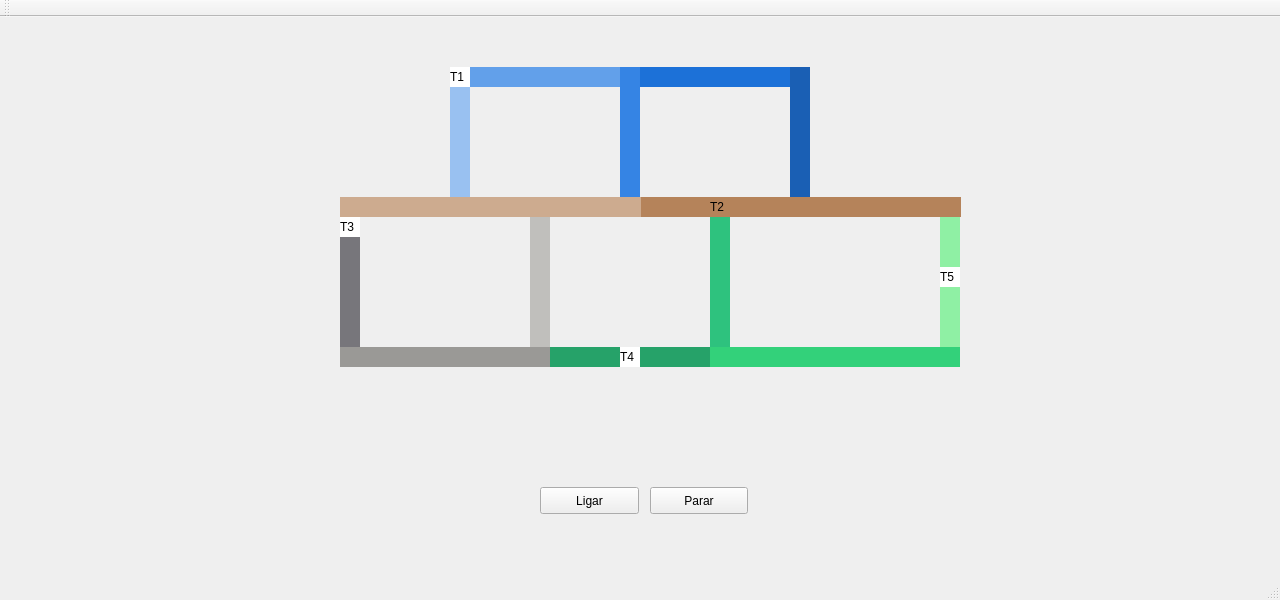
<?xml version="1.0" encoding="UTF-8"?>
<ui version="4.0">
 <class>MainWindow</class>
 <widget class="QMainWindow" name="MainWindow">
  <property name="geometry">
   <rect>
    <x>0</x>
    <y>0</y>
    <width>1280</width>
    <height>600</height>
   </rect>
  </property>
  <property name="windowTitle">
   <string>MainWindow</string>
  </property>
  <widget class="QWidget" name="centralWidget">
   <widget class="QLabel" name="label_trem1">
    <property name="geometry">
     <rect>
      <x>450</x>
      <y>50</y>
      <width>20</width>
      <height>20</height>
     </rect>
    </property>
    <property name="styleSheet">
     <string notr="true">QLabel { background: rgb(255, 255, 255)}</string>
    </property>
    <property name="text">
     <string>T1</string>
    </property>
   </widget>
   <widget class="QLabel" name="label_trilho2">
    <property name="geometry">
     <rect>
      <x>470</x>
      <y>50</y>
      <width>150</width>
      <height>20</height>
     </rect>
    </property>
    <property name="styleSheet">
     <string notr="true">QLabel { background: rgb(98, 160, 234)}</string>
    </property>
    <property name="text">
     <string/>
    </property>
   </widget>
   <widget class="QLabel" name="label_trilho1">
    <property name="geometry">
     <rect>
      <x>450</x>
      <y>50</y>
      <width>20</width>
      <height>130</height>
     </rect>
    </property>
    <property name="autoFillBackground">
     <bool>false</bool>
    </property>
    <property name="styleSheet">
     <string notr="true">QLabel { background: rgb(153, 193, 241)}</string>
    </property>
    <property name="text">
     <string/>
    </property>
    <property name="wordWrap">
     <bool>false</bool>
    </property>
   </widget>
   <widget class="QPushButton" name="pushButton_ligar">
    <property name="geometry">
     <rect>
      <x>540</x>
      <y>470</y>
      <width>99</width>
      <height>27</height>
     </rect>
    </property>
    <property name="text">
     <string>Ligar</string>
    </property>
   </widget>
   <widget class="QPushButton" name="pushButton_parar">
    <property name="geometry">
     <rect>
      <x>650</x>
      <y>470</y>
      <width>98</width>
      <height>27</height>
     </rect>
    </property>
    <property name="text">
     <string>Parar</string>
    </property>
   </widget>
   <widget class="QLabel" name="label_trem2">
    <property name="geometry">
     <rect>
      <x>710</x>
      <y>180</y>
      <width>20</width>
      <height>20</height>
     </rect>
    </property>
    <property name="styleSheet">
     <string notr="true">QLabel { background: rgb(255, 255, 255)};</string>
    </property>
    <property name="text">
     <string>T2</string>
    </property>
   </widget>
   <widget class="QLabel" name="label_trilho3">
    <property name="geometry">
     <rect>
      <x>620</x>
      <y>50</y>
      <width>20</width>
      <height>130</height>
     </rect>
    </property>
    <property name="autoFillBackground">
     <bool>false</bool>
    </property>
    <property name="styleSheet">
     <string notr="true">QLabel { background: rgb(53, 132, 228)}</string>
    </property>
    <property name="text">
     <string/>
    </property>
    <property name="wordWrap">
     <bool>false</bool>
    </property>
   </widget>
   <widget class="QLabel" name="label_trilho4">
    <property name="geometry">
     <rect>
      <x>640</x>
      <y>50</y>
      <width>150</width>
      <height>20</height>
     </rect>
    </property>
    <property name="styleSheet">
     <string notr="true">QLabel { background: rgb(28, 113, 216)}</string>
    </property>
    <property name="text">
     <string/>
    </property>
   </widget>
   <widget class="QLabel" name="label_trilho5">
    <property name="geometry">
     <rect>
      <x>790</x>
      <y>50</y>
      <width>20</width>
      <height>130</height>
     </rect>
    </property>
    <property name="autoFillBackground">
     <bool>false</bool>
    </property>
    <property name="styleSheet">
     <string notr="true">QLabel { background: rgb(26, 95, 180)}</string>
    </property>
    <property name="text">
     <string/>
    </property>
    <property name="wordWrap">
     <bool>false</bool>
    </property>
   </widget>
   <widget class="QLabel" name="label_trilho6">
    <property name="geometry">
     <rect>
      <x>640</x>
      <y>180</y>
      <width>321</width>
      <height>20</height>
     </rect>
    </property>
    <property name="styleSheet">
     <string notr="true">QLabel { background: rgb(181, 131, 90)}</string>
    </property>
    <property name="text">
     <string/>
    </property>
   </widget>
   <widget class="QLabel" name="label_trilho13">
    <property name="geometry">
     <rect>
      <x>340</x>
      <y>200</y>
      <width>20</width>
      <height>130</height>
     </rect>
    </property>
    <property name="autoFillBackground">
     <bool>false</bool>
    </property>
    <property name="styleSheet">
     <string notr="true">QLabel { background: rgb(119, 118, 123)}</string>
    </property>
    <property name="text">
     <string/>
    </property>
    <property name="wordWrap">
     <bool>false</bool>
    </property>
   </widget>
   <widget class="QLabel" name="label_trilho12">
    <property name="geometry">
     <rect>
      <x>340</x>
      <y>330</y>
      <width>210</width>
      <height>20</height>
     </rect>
    </property>
    <property name="styleSheet">
     <string notr="true">QLabel { background: rgb(154, 153, 150)}</string>
    </property>
    <property name="text">
     <string/>
    </property>
   </widget>
   <widget class="QLabel" name="label_trilho11">
    <property name="geometry">
     <rect>
      <x>530</x>
      <y>200</y>
      <width>20</width>
      <height>130</height>
     </rect>
    </property>
    <property name="autoFillBackground">
     <bool>false</bool>
    </property>
    <property name="styleSheet">
     <string notr="true">QLabel { background: rgb(192, 191, 188)}</string>
    </property>
    <property name="text">
     <string/>
    </property>
    <property name="wordWrap">
     <bool>false</bool>
    </property>
   </widget>
   <widget class="QLabel" name="label_trilho9">
    <property name="geometry">
     <rect>
      <x>710</x>
      <y>200</y>
      <width>20</width>
      <height>130</height>
     </rect>
    </property>
    <property name="autoFillBackground">
     <bool>false</bool>
    </property>
    <property name="styleSheet">
     <string notr="true">QLabel { background: rgb(46, 194, 126)}</string>
    </property>
    <property name="text">
     <string/>
    </property>
    <property name="wordWrap">
     <bool>false</bool>
    </property>
   </widget>
   <widget class="QLabel" name="label_trilho7">
    <property name="geometry">
     <rect>
      <x>940</x>
      <y>200</y>
      <width>20</width>
      <height>130</height>
     </rect>
    </property>
    <property name="autoFillBackground">
     <bool>false</bool>
    </property>
    <property name="styleSheet">
     <string notr="true">QLabel { background: rgb(143, 240, 164)}</string>
    </property>
    <property name="text">
     <string/>
    </property>
    <property name="wordWrap">
     <bool>false</bool>
    </property>
   </widget>
   <widget class="QLabel" name="label_trilho8">
    <property name="geometry">
     <rect>
      <x>710</x>
      <y>330</y>
      <width>250</width>
      <height>20</height>
     </rect>
    </property>
    <property name="styleSheet">
     <string notr="true">QLabel { background: rgb(51, 209, 122)}</string>
    </property>
    <property name="text">
     <string/>
    </property>
   </widget>
   <widget class="QLabel" name="label_trem3">
    <property name="geometry">
     <rect>
      <x>340</x>
      <y>200</y>
      <width>20</width>
      <height>20</height>
     </rect>
    </property>
    <property name="styleSheet">
     <string notr="true">QLabel { background: rgb(255, 255, 255)}</string>
    </property>
    <property name="text">
     <string>T3</string>
    </property>
   </widget>
   <widget class="QLabel" name="label_trem4">
    <property name="geometry">
     <rect>
      <x>620</x>
      <y>330</y>
      <width>20</width>
      <height>20</height>
     </rect>
    </property>
    <property name="styleSheet">
     <string notr="true">QLabel { background: rgb(255, 255, 255)}</string>
    </property>
    <property name="text">
     <string>T4</string>
    </property>
   </widget>
   <widget class="QLabel" name="label_trem5">
    <property name="geometry">
     <rect>
      <x>940</x>
      <y>250</y>
      <width>20</width>
      <height>20</height>
     </rect>
    </property>
    <property name="styleSheet">
     <string notr="true">QLabel { background: rgb(255, 255, 255)}</string>
    </property>
    <property name="text">
     <string>T5</string>
    </property>
   </widget>
   <widget class="QLabel" name="label_trilho14">
    <property name="geometry">
     <rect>
      <x>340</x>
      <y>180</y>
      <width>301</width>
      <height>20</height>
     </rect>
    </property>
    <property name="styleSheet">
     <string notr="true">QLabel { background: rgb(205, 171, 143)}</string>
    </property>
    <property name="text">
     <string/>
    </property>
   </widget>
   <widget class="QLabel" name="label_trilho10">
    <property name="geometry">
     <rect>
      <x>550</x>
      <y>330</y>
      <width>160</width>
      <height>20</height>
     </rect>
    </property>
    <property name="styleSheet">
     <string notr="true">QLabel { background: rgb(38, 162, 105)}</string>
    </property>
    <property name="text">
     <string/>
    </property>
   </widget>
   <zorder>label_trilho2</zorder>
   <zorder>label_trilho1</zorder>
   <zorder>pushButton_ligar</zorder>
   <zorder>pushButton_parar</zorder>
   <zorder>label_trilho3</zorder>
   <zorder>label_trilho4</zorder>
   <zorder>label_trilho5</zorder>
   <zorder>label_trilho6</zorder>
   <zorder>label_trilho13</zorder>
   <zorder>label_trilho12</zorder>
   <zorder>label_trilho11</zorder>
   <zorder>label_trilho9</zorder>
   <zorder>label_trilho7</zorder>
   <zorder>label_trilho8</zorder>
   <zorder>label_trilho14</zorder>
   <zorder>label_trilho10</zorder>
   <zorder>label_trem4</zorder>
   <zorder>label_trem5</zorder>
   <zorder>label_trem1</zorder>
   <zorder>label_trem2</zorder>
   <zorder>label_trem3</zorder>
  </widget>
  <widget class="QMenuBar" name="menuBar">
   <property name="geometry">
    <rect>
     <x>0</x>
     <y>0</y>
     <width>1280</width>
     <height>23</height>
    </rect>
   </property>
  </widget>
  <widget class="QToolBar" name="mainToolBar">
   <attribute name="toolBarArea">
    <enum>TopToolBarArea</enum>
   </attribute>
   <attribute name="toolBarBreak">
    <bool>false</bool>
   </attribute>
  </widget>
  <widget class="QStatusBar" name="statusBar"/>
 </widget>
 <layoutdefault spacing="6" margin="11"/>
 <resources/>
 <connections/>
</ui>
